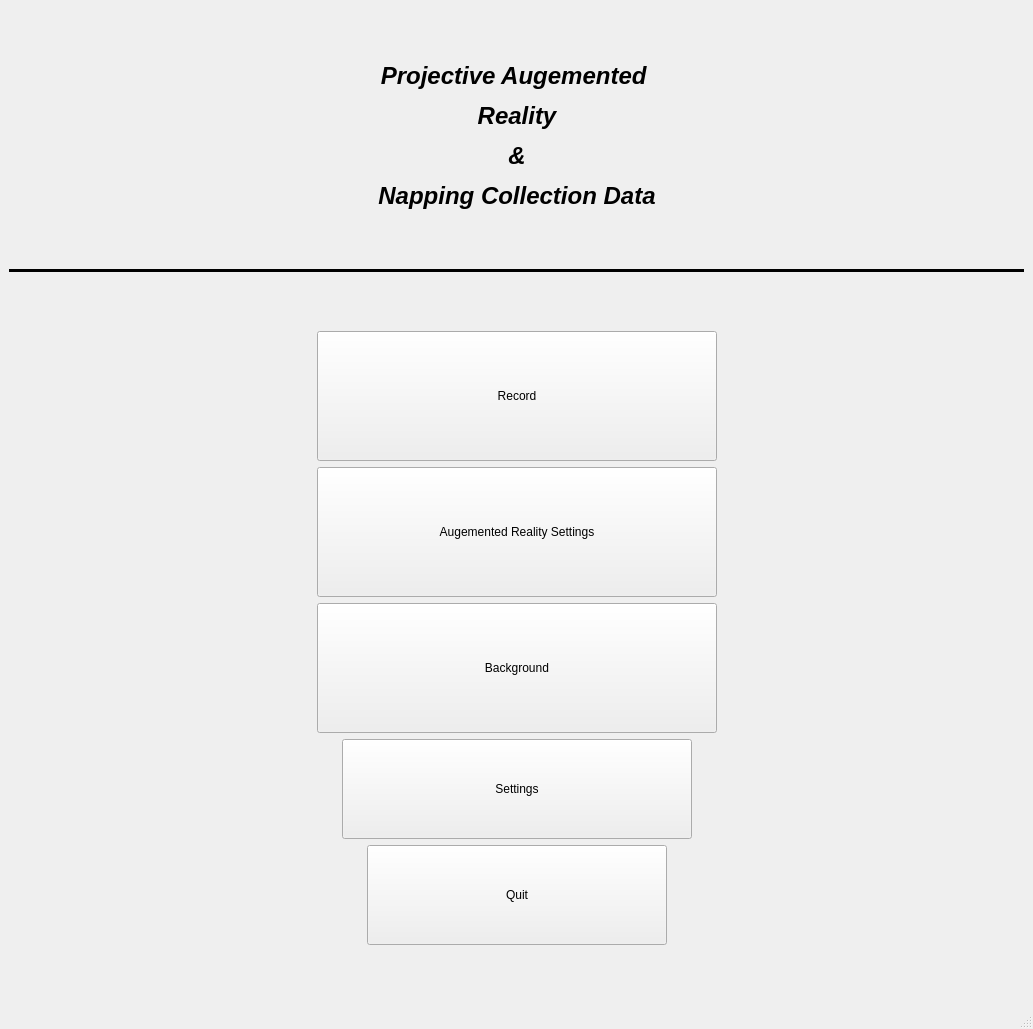
<?xml version="1.0" encoding="UTF-8"?>
<ui version="4.0">
 <class>MainWindow</class>
 <widget class="QMainWindow" name="MainWindow">
  <property name="geometry">
   <rect>
    <x>0</x>
    <y>0</y>
    <width>1033</width>
    <height>1029</height>
   </rect>
  </property>
  <property name="windowTitle">
   <string>MainWindow</string>
  </property>
  <widget class="QWidget" name="centralwidget">
   <layout class="QVBoxLayout" name="verticalLayout">
    <item>
     <layout class="QHBoxLayout" name="horizontalLayout_LogoTitre">
      <item>
       <spacer name="horizontalSpacer_Title_11">
        <property name="orientation">
         <enum>Qt::Orientation::Horizontal</enum>
        </property>
        <property name="sizeHint" stdset="0">
         <size>
          <width>40</width>
          <height>20</height>
         </size>
        </property>
       </spacer>
      </item>
      <item>
       <widget class="QLabel" name="label_Logo_Liris">
        <property name="maximumSize">
         <size>
          <width>250</width>
          <height>113</height>
         </size>
        </property>
        <property name="text">
         <string/>
        </property>
        <property name="pixmap">
         <pixmap>../assets/images/Logo_LIRIS.png</pixmap>
        </property>
        <property name="scaledContents">
         <bool>true</bool>
        </property>
       </widget>
      </item>
      <item>
       <spacer name="horizontalSpacer_Title_12">
        <property name="orientation">
         <enum>Qt::Orientation::Horizontal</enum>
        </property>
        <property name="sizeHint" stdset="0">
         <size>
          <width>40</width>
          <height>20</height>
         </size>
        </property>
       </spacer>
      </item>
      <item>
       <widget class="QLabel" name="label_titre">
        <property name="text">
         <string>&lt;html&gt;&lt;head/&gt;&lt;body&gt;&lt;p align=&quot;center&quot;&gt;&lt;span style=&quot; font-size:18pt; font-weight:700; font-style:italic;&quot;&gt;Projective Augemented &lt;/span&gt;&lt;/p&gt;&lt;p align=&quot;center&quot;&gt;&lt;span style=&quot; font-size:18pt; font-weight:700; font-style:italic;&quot;&gt;Reality&lt;/span&gt;&lt;/p&gt;&lt;p align=&quot;center&quot;&gt;&lt;span style=&quot; font-size:18pt; font-weight:700; font-style:italic;&quot;&gt;&amp;amp;&lt;/span&gt;&lt;/p&gt;&lt;p align=&quot;center&quot;&gt;&lt;span style=&quot; font-size:18pt; font-weight:700; font-style:italic;&quot;&gt;Napping Collection Data&lt;/span&gt;&lt;/p&gt;&lt;/body&gt;&lt;/html&gt;</string>
        </property>
        <property name="alignment">
         <set>Qt::AlignmentFlag::AlignCenter</set>
        </property>
       </widget>
      </item>
      <item>
       <spacer name="horizontalSpacer_Title_13">
        <property name="orientation">
         <enum>Qt::Orientation::Horizontal</enum>
        </property>
        <property name="sizeHint" stdset="0">
         <size>
          <width>40</width>
          <height>20</height>
         </size>
        </property>
       </spacer>
      </item>
      <item>
       <widget class="QLabel" name="label">
        <property name="maximumSize">
         <size>
          <width>280</width>
          <height>130</height>
         </size>
        </property>
        <property name="text">
         <string/>
        </property>
        <property name="pixmap">
         <pixmap>../assets/images/Logo_INSTITUT-LYFE_Black.png</pixmap>
        </property>
        <property name="scaledContents">
         <bool>true</bool>
        </property>
       </widget>
      </item>
      <item>
       <spacer name="horizontalSpacer_Title_14">
        <property name="orientation">
         <enum>Qt::Orientation::Horizontal</enum>
        </property>
        <property name="sizeHint" stdset="0">
         <size>
          <width>40</width>
          <height>20</height>
         </size>
        </property>
       </spacer>
      </item>
     </layout>
    </item>
    <item>
     <widget class="Line" name="line">
      <property name="frameShadow">
       <enum>QFrame::Shadow::Plain</enum>
      </property>
      <property name="lineWidth">
       <number>3</number>
      </property>
      <property name="orientation">
       <enum>Qt::Orientation::Horizontal</enum>
      </property>
     </widget>
    </item>
    <item>
     <layout class="QVBoxLayout" name="verticalLayout_ForButton">
      <item>
       <layout class="QHBoxLayout" name="horizontalLayout_ForButton_1">
        <item>
         <spacer name="horizontalSpacer_1_1">
          <property name="orientation">
           <enum>Qt::Orientation::Horizontal</enum>
          </property>
          <property name="sizeHint" stdset="0">
           <size>
            <width>40</width>
            <height>20</height>
           </size>
          </property>
         </spacer>
        </item>
        <item>
         <widget class="QPushButton" name="pushButton_Record">
          <property name="minimumSize">
           <size>
            <width>400</width>
            <height>130</height>
           </size>
          </property>
          <property name="text">
           <string>Record</string>
          </property>
         </widget>
        </item>
        <item>
         <spacer name="horizontalSpacer_1_2">
          <property name="orientation">
           <enum>Qt::Orientation::Horizontal</enum>
          </property>
          <property name="sizeHint" stdset="0">
           <size>
            <width>40</width>
            <height>20</height>
           </size>
          </property>
         </spacer>
        </item>
       </layout>
      </item>
      <item>
       <layout class="QHBoxLayout" name="horizontalLayout_ForButton_2">
        <item>
         <spacer name="horizontalSpacer_2_1">
          <property name="orientation">
           <enum>Qt::Orientation::Horizontal</enum>
          </property>
          <property name="sizeHint" stdset="0">
           <size>
            <width>40</width>
            <height>20</height>
           </size>
          </property>
         </spacer>
        </item>
        <item>
         <widget class="QPushButton" name="pushButton_2_ARS">
          <property name="minimumSize">
           <size>
            <width>400</width>
            <height>130</height>
           </size>
          </property>
          <property name="text">
           <string>Augemented Reality Settings</string>
          </property>
         </widget>
        </item>
        <item>
         <spacer name="horizontalSpacer_2_2">
          <property name="orientation">
           <enum>Qt::Orientation::Horizontal</enum>
          </property>
          <property name="sizeHint" stdset="0">
           <size>
            <width>40</width>
            <height>20</height>
           </size>
          </property>
         </spacer>
        </item>
       </layout>
      </item>
      <item>
       <layout class="QHBoxLayout" name="horizontalLayout_ForButton_3">
        <item>
         <spacer name="horizontalSpacer_3_2">
          <property name="orientation">
           <enum>Qt::Orientation::Horizontal</enum>
          </property>
          <property name="sizeHint" stdset="0">
           <size>
            <width>40</width>
            <height>20</height>
           </size>
          </property>
         </spacer>
        </item>
        <item>
         <widget class="QPushButton" name="pushButton_background">
          <property name="minimumSize">
           <size>
            <width>400</width>
            <height>130</height>
           </size>
          </property>
          <property name="text">
           <string>Background</string>
          </property>
         </widget>
        </item>
        <item>
         <spacer name="horizontalSpacer_3_1">
          <property name="orientation">
           <enum>Qt::Orientation::Horizontal</enum>
          </property>
          <property name="sizeHint" stdset="0">
           <size>
            <width>40</width>
            <height>20</height>
           </size>
          </property>
         </spacer>
        </item>
       </layout>
      </item>
      <item>
       <layout class="QHBoxLayout" name="horizontalLayout">
        <item>
         <spacer name="horizontalSpacer">
          <property name="orientation">
           <enum>Qt::Orientation::Horizontal</enum>
          </property>
          <property name="sizeHint" stdset="0">
           <size>
            <width>40</width>
            <height>20</height>
           </size>
          </property>
         </spacer>
        </item>
        <item>
         <widget class="QPushButton" name="pushButton_Settings">
          <property name="minimumSize">
           <size>
            <width>350</width>
            <height>100</height>
           </size>
          </property>
          <property name="text">
           <string>Settings</string>
          </property>
         </widget>
        </item>
        <item>
         <spacer name="horizontalSpacer_2">
          <property name="orientation">
           <enum>Qt::Orientation::Horizontal</enum>
          </property>
          <property name="sizeHint" stdset="0">
           <size>
            <width>40</width>
            <height>20</height>
           </size>
          </property>
         </spacer>
        </item>
       </layout>
      </item>
      <item>
       <layout class="QHBoxLayout" name="horizontalLayout_ForButton_4">
        <item>
         <spacer name="horizontalSpacer_4_1">
          <property name="orientation">
           <enum>Qt::Orientation::Horizontal</enum>
          </property>
          <property name="sizeHint" stdset="0">
           <size>
            <width>40</width>
            <height>20</height>
           </size>
          </property>
         </spacer>
        </item>
        <item>
         <widget class="QPushButton" name="pushButton_Quit">
          <property name="minimumSize">
           <size>
            <width>300</width>
            <height>100</height>
           </size>
          </property>
          <property name="text">
           <string>Quit</string>
          </property>
         </widget>
        </item>
        <item>
         <spacer name="horizontalSpacer_4_2">
          <property name="orientation">
           <enum>Qt::Orientation::Horizontal</enum>
          </property>
          <property name="sizeHint" stdset="0">
           <size>
            <width>40</width>
            <height>20</height>
           </size>
          </property>
         </spacer>
        </item>
       </layout>
      </item>
     </layout>
    </item>
   </layout>
  </widget>
  <widget class="QStatusBar" name="statusbar"/>
 </widget>
 <resources/>
 <connections/>
</ui>
